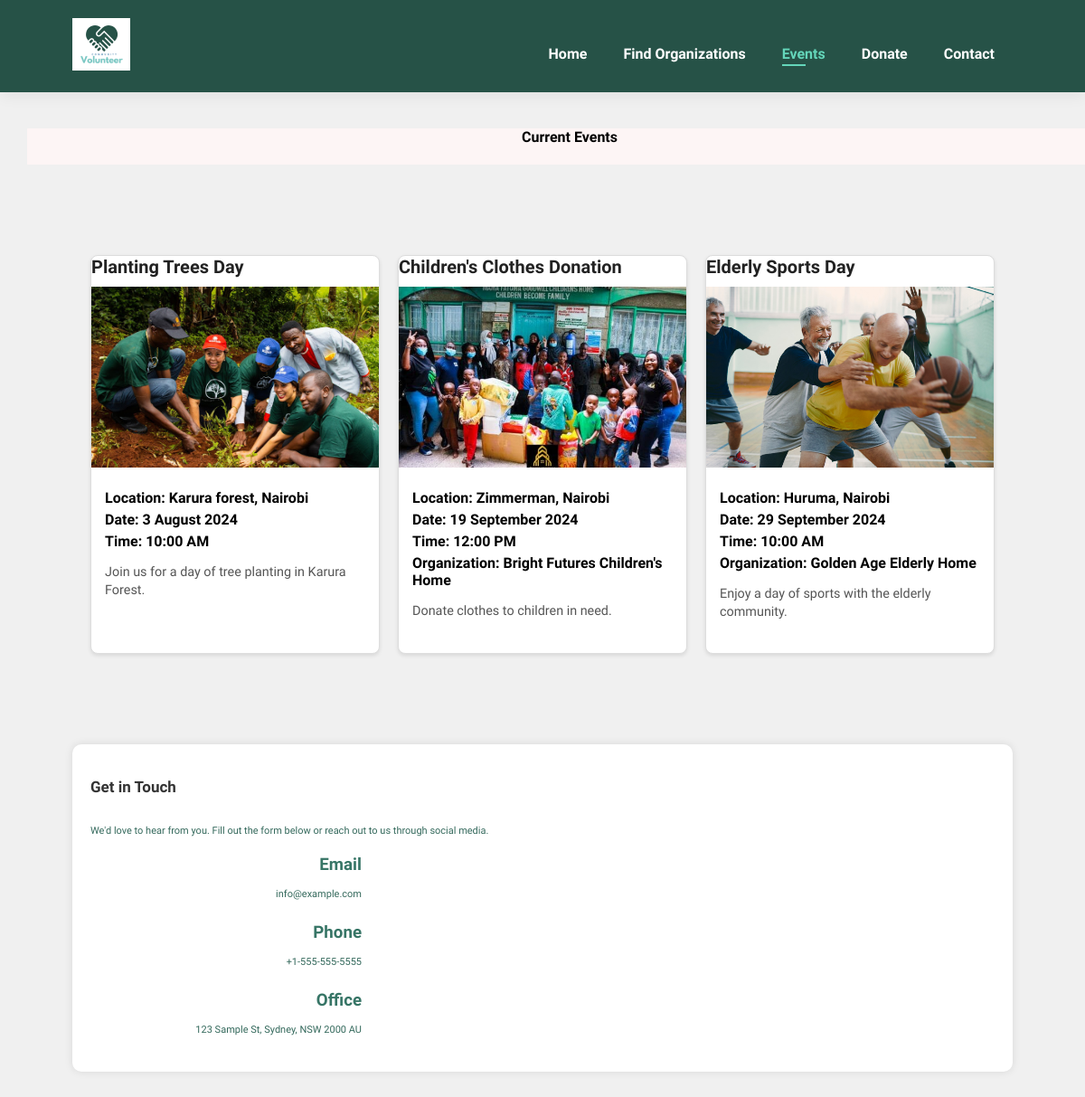
Screenshot of /events/ with the database file from the repository.
### app/models.py (models this page shows, shortened)
class Event(models.Model):
    name = models.CharField(max_length=100)
    description = models.TextField()
    location = models.CharField(max_length=100)
    date_time = models.DateTimeField()
    image = models.ImageField(upload_to='event_images/')
    organization = models.ForeignKey(Organization, related_name='events', on_delete=models.CASCADE, blank=True, null=True)
    attendees_count = models.PositiveIntegerField(default=0)

class Organization(models.Model):
    ORGANIZATION_TYPES = [
        ('Elderly Homes', 'Elderly Homes'),
        ('Hospitals & Clinics', 'Hospitals & Clinics'),
        ('Children Homes', 'Children Homes'),
    ]
    name = models.CharField(max_length=100)
    description = models.TextField()
    location = models.CharField(max_length=100)
    image = models.ImageField(upload_to='organization_images/')
    type = models.CharField(max_length=25, choices=ORGANIZATION_TYPES)

### app/views.py (the view)
# urls.py: path('events/', views.events, name='events'),
def events(request):
    now = timezone.now()
    events = Event.objects.filter(date_time__gt=now)
    context = {
        'events': events,
    }
    return render(request, 'events.html', context)

### app/templates/events.html (shortened to what this page needs)
{% load static %}
<!DOCTYPE html>
<html lang="en">
<head>
    <link rel="stylesheet" href="https://cdnjs.cloudflare.com/ajax/libs/font-awesome/5.15.4/css/all.min.css" />
    <link rel="stylesheet" href="{% static 'css/home.css' %}">
    <link rel="stylesheet" href="{% static 'css/events.css' %}">
</head>
<body>
    <section id="header">
        <a href="{% url 'home' %}"><img src="{% static 'img/logo-h.png' %}" class="logo" alt=""></a>
        <div>
            <ul id="navbar">
                <li><a href="{% url 'home' %}">Home</a></li>
                <li><a href="{% url 'opportunityvolunteer' %}">Find Organizations</a></li>
                <li><a class="active" href="{% url 'events' %}">Events</a></li>
                <li><a href="{% url 'donations' %}">Donate</a></li>
                <li><a href="{% url 'contact' %}">Contact</a></li>
            </ul>
        </div>
    </section>
    <section id="banner" class="section-m1">
        <div class="banner-content">
            <h4 style="color: black; background-color: rgb(253, 245, 245); height: 45px; text-align: center; width: 1200px">
                Current Events</h4>
        </div>
    </section>
    <section id="events" class="section-p1">
        <div class="event-container">
            {% for event in events %}
            <div class="event" onclick="showSignupModal('{{ event.id }}')">
                <h4>{{ event.name }}</h4>
                <img src="{{ event.image.url }}" alt="{{ event.name }}">
                <div class="event-desc">
                    <h5>Location: {{ event.location }}</h5>
                    <h5>Date: {{ event.date_time|date:"j F Y" }}</h5>
                    <h5>Time: {{ event.date_time|time:"h:i A" }}</h5>
                    {% if event.organization %}
                    <h5>Organization: {{ event.organization.name }}</h5>
                    {% endif %}
                    <p>{{ event.description }}</p>
                </div>
            </div>
            {% endfor %}
        </div>
    </section>
    <section id="contact" class="section-p1">
        <div class="contact-section">
            <h2>Get in Touch</h2>
            <p>We'd love to hear from you. Fill out the form below or reach out to us through social media.</p>
            <div class="contact-info">
                <div>
                    <h3>Email</h3>
                    <p>info@example.com</p>
                </div>
                <div>
                    <h3>Phone</h3>
                    <p>+1-555-555-5555</p>
                </div>
                <div>
                    <h3>Office</h3>
                    <p>123 Sample St, Sydney, NSW 2000 AU</p>
                </div>
            </div>
        </div>
    </section>
</body>
</html>

### app/static/css/home.css (style rules this page uses)
* { margin: 0; padding: 0; box-sizing: border-box; font-family: "Spartan", sans-serif; }
html { scroll-behavior: smooth; }
h2 { font-size: 17px; line-height: 54px; color: #222; }
h4 { font-size: 16px; color: #222; }
p { font-size: 11px; color: #465b52; margin: 15px 0 20px 0; }
.section-p1 { padding: 40px 80px; }
.section-m1 { margin: 40px 0; }
body { width: 100%; }
#header { display: flex; align-content: center; justify-content: space-between; padding: 20px 80px; background-color: #265247; box-shadow: 0 5px 15px rgb(0, 0, 0, 0.06); z-index: 999; position: sticky; top: 0; left: 0; }
#navbar { display: flex; align-items: center; justify-content: center; }
#navbar li { list-style: none; margin-top: 30px; padding: 0 20px; position: relative; }
#navbar li a { text-decoration: none; font-size: 16px; font-weight: 600; color: white; transition: 0.3s ease; }
#navbar li a:hover, #navbar li a.active { color: #64d6ba; }
#navbar li a.active::after, #navbar li a:hover::after { content: ""; width: 30%; height: 2px; background-color: #64d6ba; position: absolute; bottom: -4px; left: 20px; }
#product1 h2, p { color: #34695c; }
#banner .banner-content { display: flex; flex-direction: column; justify-content: center; align-items: center; text-align: center; background-color:#265247; opacity: 1.0; height: 40px; width: 80%; margin-left: 150px; background-size: cover; }
#banner .banner-content h4 { color: white; }
body { font-family: Arial, sans-serif; margin: 0; padding: 0; background-color: #f0f0f0; }
.contact-section { background-color: #fff; border-radius: 10px; padding: 20px; box-shadow: 0 0 10px rgba(0,0,0,0.1); }
.contact-info { display: flex; justify-content: space-between; margin-top: 20px; }
.contact-info div { width: 30%; }
h2 { color: #333; }
h3 { color: #377566; }

### app/static/css/events.css (style rules this page uses)
* { margin: 0; padding: 0; box-sizing: border-box; font-family: "Spartan", sans-serif; }
html { scroll-behavior: smooth; }
h2 { font-size: 17px; line-height: 54px; color: #222; }
h4 { font-size: 16px; color: #222; }
p { font-size: 11px; color: #465b52; margin: 15px 0 20px 0; }
.section-p1 { padding: 40px 80px; }
.section-m1 { margin: 40px 0; }
body { width: 100%; }
#header { display: flex; align-content: center; justify-content: space-between; padding: 20px 80px; background-color: #265247; box-shadow: 0 5px 15px rgb(0, 0, 0, 0.06); z-index: 999; position: sticky; top: 0; left: 0; }
#navbar { display: flex; align-items: center; justify-content: center; }
#navbar li { list-style: none; margin-top: 30px; padding: 0 20px; position: relative; }
#navbar li a { text-decoration: none; font-size: 16px; font-weight: 600; color: white; transition: 0.3s ease; }
#navbar li a:hover, #navbar li a.active { color: #64d6ba; }
#navbar li a.active::after, #navbar li a:hover::after { content: ""; width: 30%; height: 2px; background-color: #64d6ba; position: absolute; bottom: -4px; left: 20px; }
#product1 h2, p { color: #34695c; }
#banner .banner-content { display: flex; flex-direction: column; justify-content: center; align-items: center; text-align: center; background-color:#265247; opacity: 1.0; height: 40px; width: 80%; margin-left: 150px; background-size: cover; }
#banner .banner-content h4 { color: white; }
body { font-family: Arial, sans-serif; margin: 0; padding: 0; background-color: #f0f0f0; }
.contact-section { background-color: #fff; border-radius: 10px; padding: 20px; box-shadow: 0 0 10px rgba(0,0,0,0.1); }
.contact-info { display: flex; justify-content: space-between; margin-top: 20px; }
.contact-info div { width: 30%; }
h2 { color: #333; }
h3 { color: #377566; }
.contact-info { display: flex; flex-direction: column; gap: 5px; text-align: right; }
.event-container { display: grid; grid-template-columns: repeat(3, 1fr); gap: 20px; margin: 20px; }
.event { background-color: #fff; border: 1px solid #ddd; border-radius: 8px; overflow: hidden; box-shadow: 0 2px 4px rgba(0, 0, 0, 0.1); transition: transform 0.2s; cursor: pointer; }
.event img { width: 100%; height: 200px; object-fit: cover; }
.event-desc { padding: 15px; }
.event h4 { margin: 0 0 10px; font-size: 1.25rem; }
.event h5 { margin: 5px 0; font-size: 1rem; }
.event p { font-size: 0.9rem; color: #555; line-height: 1.4; }

### rows the page displays
Event: name "Planting Trees Day", image (picture), location "Karura forest, Nairobi", date_time "3 August 2024", date_time "10:00 AM", description "Join us for a day of tree planting in Karura Forest."
Event: name "Children's Clothes Donation", image (picture), location "Zimmerman, Nairobi", date_time "19 September 2024", date_time "12:00 PM", organization.name "Bright Futures Children's Home", description "Donate clothes to children in need."
Event: name "Elderly Sports Day", image (picture), location "Huruma, Nairobi", date_time "29 September 2024", date_time "10:00 AM", organization.name "Golden Age Elderly Home", description "Enjoy a day of sports with the elderly community."
